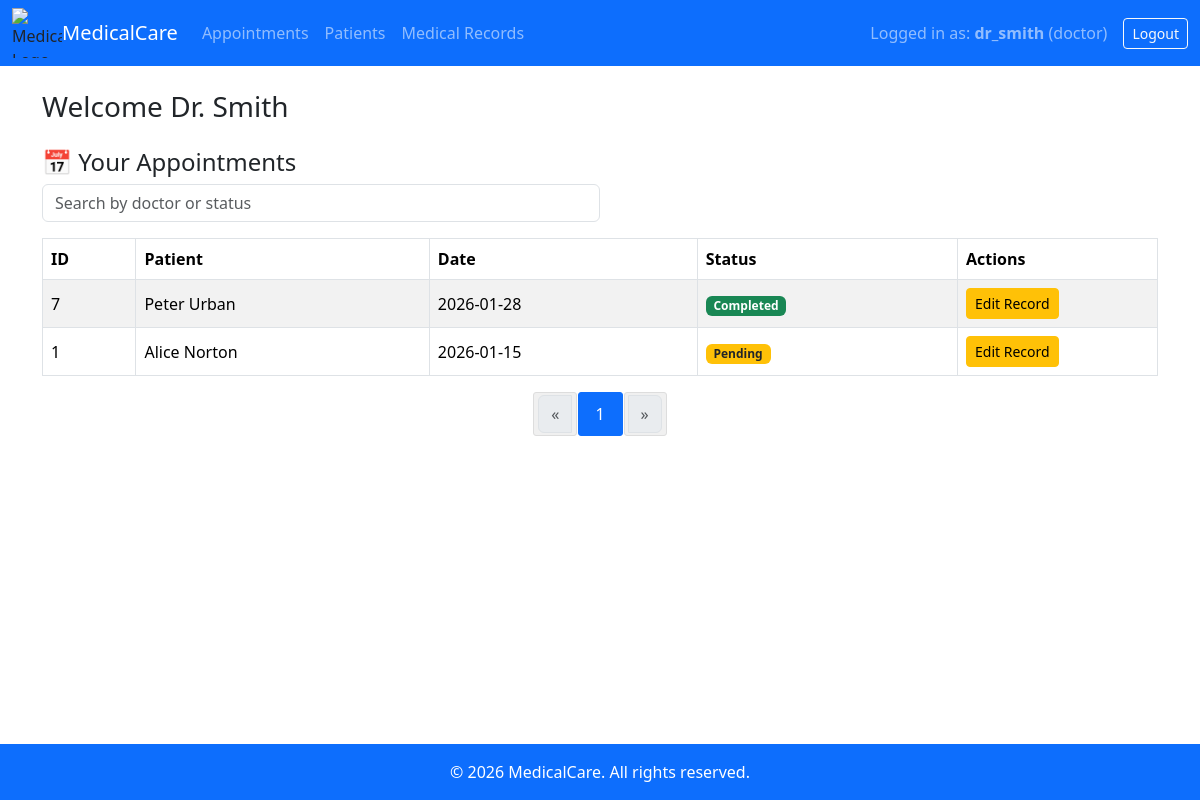
The app's page /doctor/appointments (signed in) with its own data.
### models.py (models this page shows)
class Doctor(db.Model):
    id = db.Column(db.Integer, primary_key=True)
    user_id = db.Column(db.Integer, db.ForeignKey("user.id"), nullable=False)
    name = db.Column(db.String(100), nullable=False)
    specialization = db.Column(db.String(100), nullable=False)
    phone = db.Column(db.String(20), nullable=True)
    appointments = db.relationship("Appointment", backref="doctor", lazy=True)

class Appointment(db.Model):
    id = db.Column(db.Integer, primary_key=True)
    patient_id = db.Column(db.Integer, db.ForeignKey("patient.id"), nullable=False)
    doctor_id = db.Column(db.Integer, db.ForeignKey("doctor.id"), nullable=False)
    date = db.Column(db.Date, nullable=False)           # <- Change from String to Date
    time = db.Column(db.Time, nullable=True)
    status = db.Column(db.String(50), nullable=False, default="Pending")
    medical_record = db.relationship("MedicalRecord", backref="appointment", uselist=False)

class Patient(db.Model):
    id = db.Column(db.Integer, primary_key=True)
    user_id = db.Column(db.Integer, db.ForeignKey("user.id"), nullable=False)
    name = db.Column(db.String(100), nullable=False)
    age = db.Column(db.Integer, nullable=False)
    gender = db.Column(db.String(10), nullable=False)
    phone = db.Column(db.String(20), nullable=True)
    appointments = db.relationship("Appointment", backref="patient", lazy=True)

### app.py (the view)
@app.route("/doctor/appointments")
@role_required("doctor")
def doctor_appointments():
    doctor = get_user("doctor")
    page = request.args.get('page', 1, type=int)
    appointments = Appointment.query.filter_by(
        doctor_id=doctor.id).order_by(Appointment.date.desc()).paginate(page=page, per_page=10, error_out=False)
    return render_template("doctor_appointments.html", appointments=appointments,doctor=doctor)

### app.py (called while the page is built)
@app.context_processor
def inject_now():
    return {'current_year': datetime.now().year}

def role_required(role):
    def decorator(f):
        @wraps(f)
        def wrapper(*args, **kwargs):
            if "role" not in session or session["role"] != role:
                abort(403)
            return f(*args, **kwargs)
        return wrapper
    return decorator

def get_user(role):
    if role == "doctor":
        return Doctor.query.filter_by(user_id=session["user_id"]).first()
    elif role == "patient":
        return Patient.query.filter_by(user_id=session["user_id"]).first()
    return None

### templates/doctor_appointments.html (shortened to what this page needs)
{% extends "base.html" %}
{% block content %}
<h3 class="mb-4">Welcome {{ doctor.name }}</h3>
<h4>📅 Your Appointments</h4>
<input id="appointmentsSearch" class="form-control mb-3 w-50" type="text" placeholder="Search by doctor or status" value="{{ request.args.get('search', '') }}">
<table class="table table-striped table-bordered align-middle">
    <thead>
        <tr>
            <th>ID</th>
            <th>Patient</th>
            <th>Date</th>
            <th>Status</th>
            <th style="width: 200px;">Actions</th>
        </tr>
    </thead>
    <tbody>
        {% for appt in appointments %}
        <tr>
            <td>{{ appt.id }}</td>
            <td>{{ appt.patient.name }}</td>
            <td>{{ appt.date.strftime('%Y-%m-%d') }}</td>
            <td>
                {% if appt.status == "Completed" %}
                    <span class="badge bg-success">Completed</span>
                {% else %}
                    <span class="badge bg-warning text-dark">Pending</span>
                {% endif %}
            </td>
            <td>
                {% if not appt.medical_record %}
                    <a href="{{ url_for('add_record', appointment_id=appt.id) }}" class="btn btn-primary btn-sm">Add Record</a>
                {% else %}
                    <a href="{{ url_for('edit_medical_record', record_id=appt.medical_record.id) }}" class="btn btn-warning btn-sm">Edit Record</a>
                {% endif %}
            </td>
        </tr>
        {% else %}
        <tr>
            <td colspan="5" class="text-center">No appointments found.</td>
        </tr>
        {% endfor %}
    </tbody>
</table>
{% set paginator = appointments %}
{% set endpoint = 'doctor_appointments' %}
{% set query_params = {} %}
{% include 'pagination.html' %}
{% endblock %}

### static/css/style.css (style rules this page uses)
html, body { height: 100%; margin: 0; display: flex; flex-direction: column; }

### records on screen
Doctor: name "Dr. Smith"
Appointment: id "7", patient.name "Peter Urban", date "2026-01-28", status "Completed"
Appointment: id "1", patient.name "Alice Norton", date "2026-01-15", status "Pending"

### other values on screen
{{ session.get('username') }} "dr_smith"
{{ session.get('role') }} "doctor"
{{ page_num }} "1"
